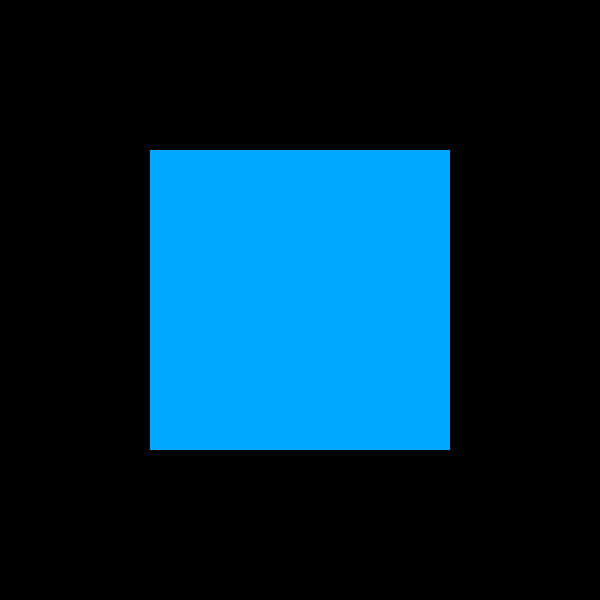
Frame 1 (no input)
Frame 60 (the mouse pressed at the canvas centre just before this capture): identical to frame 1, image omitted
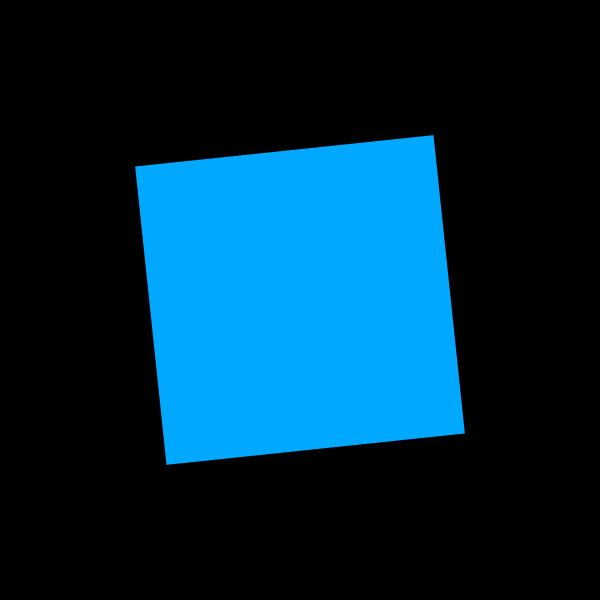
Frame 120 (the mouse held since frame 60 and released just before this capture)

The Processing sketch that drew these frames (run headless with seeded random() and noise(); from frame 60 on, the mouse is pressed at the canvas centre):

// Processing sketch: _01_rotate2d
// ── _01_rotate2d.pde
float rot=0;

void setup() {
  size(600, 600);
  colorMode(HSB, 360, 100, 100, 100);
  frameRate(60);
  smooth();
  fill(200, 100, 100);
  noStroke();
  rectMode(CENTER);
}

void draw() {
  background(0);
  translate(width/2, height/2);
  rotate(radians(rot));
  rect(0, 0, width/2, width/2);
  rot += mouseX/50.0;
}
